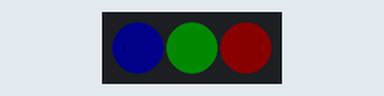
Simulated run of this sketch. Board: Arduino Uno, built with avr-gcc and run on an emulated ATmega328P. Shown: 3 RGB LEDs in strip order, left to right. Dim RGB values are drawn brighter than linear.

Above: at 1.0 s.
At 3.0 s:
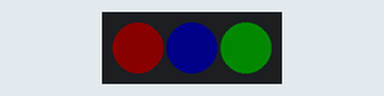
At 5.0 s:
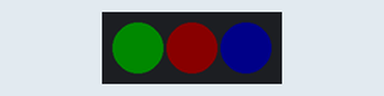
At 7.0 s:
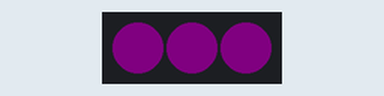
Timing chart, 0 to 10.4 s (numbered marks = the images above):
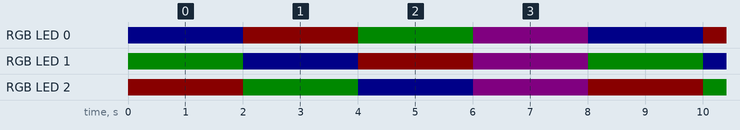

Measured:
- by itself, RGB LED 0: repeats every 8.0 s: RGB(10, 0, 0) 2.0 s, RGB(0, 10, 0) 2.0 s, RGB(5, 0, 5) 2.0 s, RGB(0, 0, 10) 2.0 s
- by itself, RGB LED 1: repeats every 8.0 s: RGB(0, 0, 10) 2.0 s, RGB(10, 0, 0) 2.0 s, RGB(5, 0, 5) 2.0 s, RGB(0, 10, 0) 2.0 s
- by itself, RGB LED 2: repeats every 8.0 s: RGB(0, 10, 0) 2.0 s, RGB(0, 0, 10) 2.0 s, RGB(5, 0, 5) 2.0 s, RGB(10, 0, 0) 2.0 s

The sketch:

LED_test.ino
```cpp
#include <Adafruit_NeoPixel.h>
#define LED_PIN 13 //change to match board setup
#define LED_COUNT 3 //change to # of lights on LED strip you want to display the color
#define BRIGHTNESS 10 //set in range 0-255

#include <Adafruit_NeoPixel.h>
#ifdef __AVR__
#include <avr/power.h>
#endif

//Declare our NeoPixel strip object:
Adafruit_NeoPixel strip(LED_COUNT, LED_PIN, NEO_GRB + NEO_KHZ800);


void setup() {
#if defined(__AVR_ATtiny85__) && (F_CPU == 16000000)
  clock_prescale_set(clock_div_1);
#endif

  strip.begin();
  strip.show();
  strip.setBrightness(BRIGHTNESS);
}


//color is light purple
//Change color values to test other colors!
uint8_t red = 128;
uint8_t green = 5;
uint8_t blue = 128;

void loop() {
  strip.setPixelColor(0, 0, 0, 255);
  strip.setPixelColor(1,0,255,0);
  strip.setPixelColor(2,255,0,0);
  strip.show();
  delay(2000);
  strip.setPixelColor(1, 0, 0, 255);
  strip.setPixelColor(2,0,255,0);
  strip.setPixelColor(0,255,0,0);
  strip.show();
  delay(2000);
  strip.setPixelColor(2, 0, 0, 255);
  strip.setPixelColor(0,0,255,0);
  strip.setPixelColor(1,255,0,0);
  strip.show();
  delay(2000);
  for(int i = 0; i < 3; ++i){
    strip.setPixelColor(i, red, green, blue);
    strip.show();
  }
  delay(2000);
} 
```
